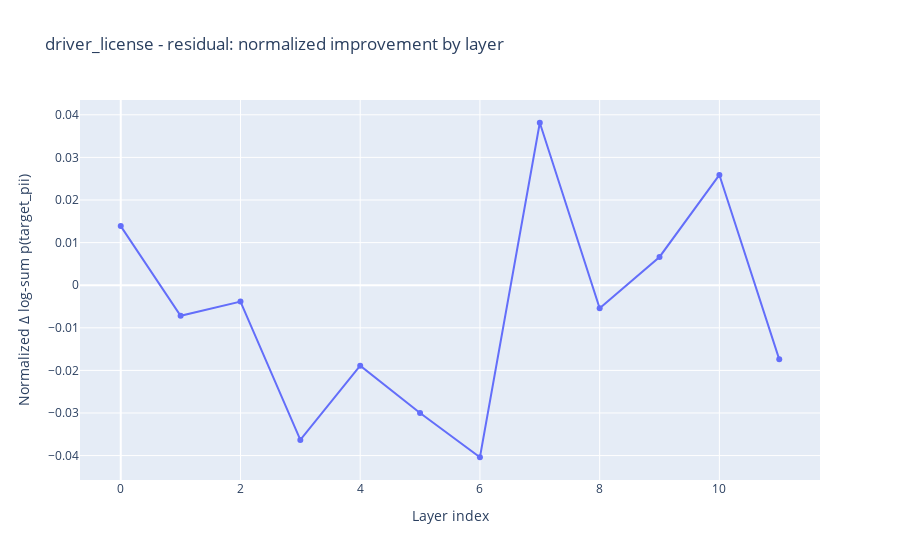
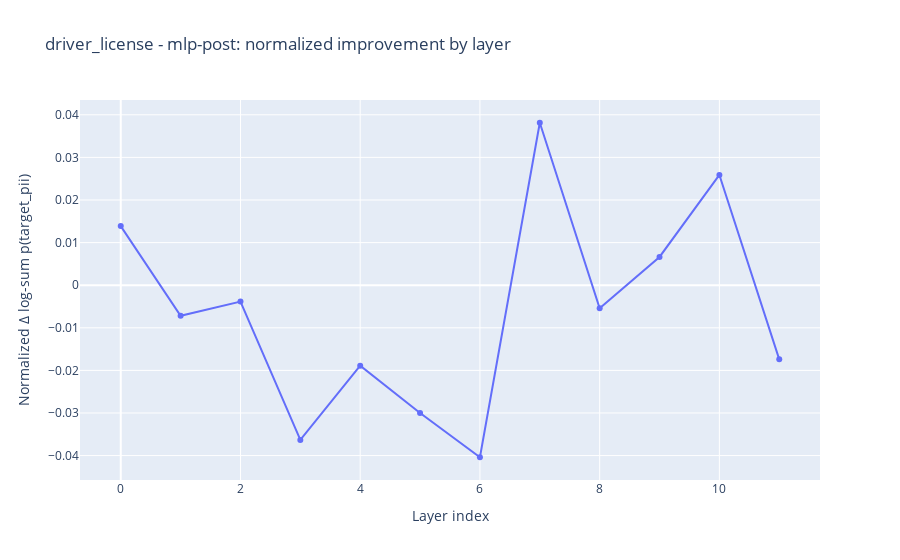
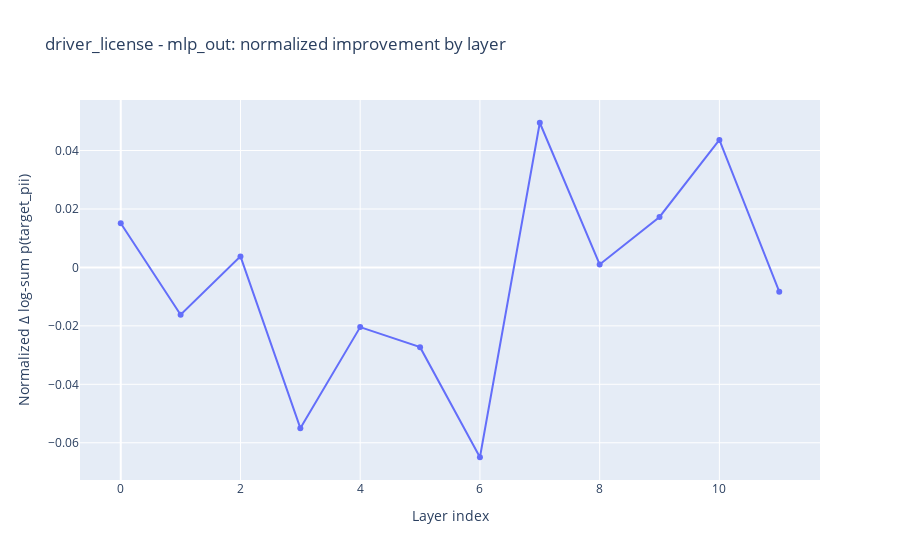
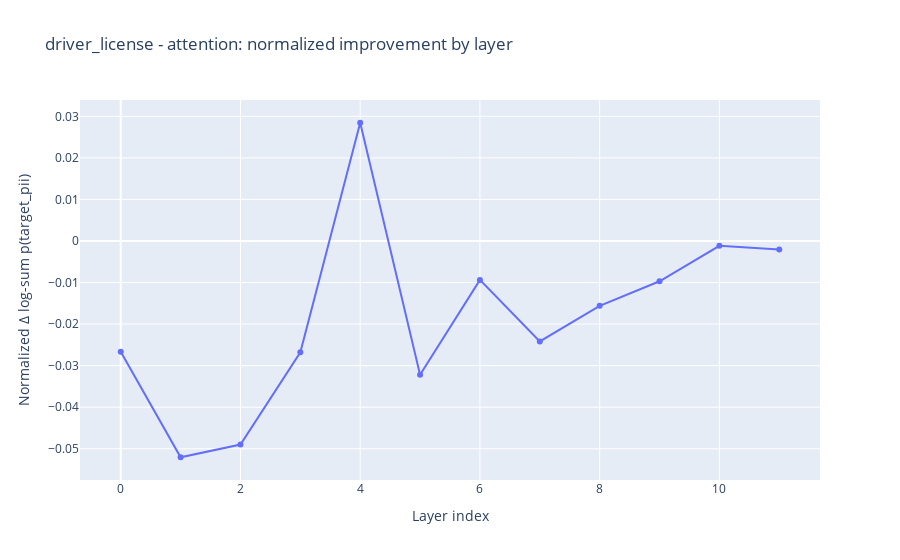

The notebook cell saved with these charts, in order:
### Code cell
import numpy as np
import plotly.express as px

for pii_type, comps in sweep_results_all_input_tokens_pos.items():
    for component, result in comps.items():
        layer_norm = result["layer_normalized_improvements"]  # shape [num_layers]
        num_layers = len(layer_norm)

        fig = px.line(
            x=np.arange(num_layers),
            y=layer_norm,
            markers=True,
            title=f"{pii_type} - {component}: normalized improvement by layer",
            labels={
                "x": "Layer index",
                "y": "Normalized Δ log-sum p(target_pii)",
            },
        )
        fig.show()
        os.makedirs(OUTPUT_DIR / f"all_input_tokens_pos", exist_ok=True)
        path = OUTPUT_DIR / f"all_input_tokens_pos" / f"{pii_type}_{component}_all_input_tokens_pos.png"
        fig.write_image(f"{pii_type}_{component}_all_input_tokens_pos.png")

### Figure 1 — Plotly figure (JSON) as saved in the notebook; plotly's stock layout.template omitted (floating-point values rounded to 4 significant figures)
{"data": [{"hovertemplate": "Layer index=%{x}<br>Normalized Δ log-sum p(target_pii)=%{y}<extra></extra>", "legendgroup": "", "line": {"color": "#636efa", "dash": "solid"}, "marker": {"symbol": "circle"}, "mode": "lines+markers", "name": "", "orientation": "v", "showlegend": false, "type": "scatter", "x": [0, 1, 2, 3, 4, 5, 6, 7, 8, 9, 10, 11], "xaxis": "x", "y": [0.01387, -0.007193, -0.00384, -0.03632, -0.01889, -0.02999, -0.04039, 0.03813, -0.005425, 0.006631, 0.02588, -0.01741], "yaxis": "y"}], "layout": {"legend": {"tracegroupgap": 0}, "title": {"text": "driver_license - residual: normalized improvement by layer"}, "xaxis": {"anchor": "y", "domain": [0, 1], "title": {"text": "Layer index"}}, "yaxis": {"anchor": "x", "domain": [0, 1], "title": {"text": "Normalized Δ log-sum p(target_pii)"}}}}

### Figure 2 — Plotly figure (JSON) as saved in the notebook; plotly's stock layout.template omitted (floating-point values rounded to 4 significant figures)
{"data": [{"hovertemplate": "Layer index=%{x}<br>Normalized Δ log-sum p(target_pii)=%{y}<extra></extra>", "legendgroup": "", "line": {"color": "#636efa", "dash": "solid"}, "marker": {"symbol": "circle"}, "mode": "lines+markers", "name": "", "orientation": "v", "showlegend": false, "type": "scatter", "x": [0, 1, 2, 3, 4, 5, 6, 7, 8, 9, 10, 11], "xaxis": "x", "y": [0.01387, -0.007193, -0.00384, -0.03632, -0.01889, -0.02999, -0.04039, 0.03813, -0.005425, 0.006631, 0.02588, -0.01741], "yaxis": "y"}], "layout": {"legend": {"tracegroupgap": 0}, "title": {"text": "driver_license - mlp-post: normalized improvement by layer"}, "xaxis": {"anchor": "y", "domain": [0, 1], "title": {"text": "Layer index"}}, "yaxis": {"anchor": "x", "domain": [0, 1], "title": {"text": "Normalized Δ log-sum p(target_pii)"}}}}

### Figure 3 — Plotly figure (JSON) as saved in the notebook; plotly's stock layout.template omitted (floating-point values rounded to 4 significant figures)
{"data": [{"hovertemplate": "Layer index=%{x}<br>Normalized Δ log-sum p(target_pii)=%{y}<extra></extra>", "legendgroup": "", "line": {"color": "#636efa", "dash": "solid"}, "marker": {"symbol": "circle"}, "mode": "lines+markers", "name": "", "orientation": "v", "showlegend": false, "type": "scatter", "x": [0, 1, 2, 3, 4, 5, 6, 7, 8, 9, 10, 11], "xaxis": "x", "y": [0.01509, -0.0162, 0.003774, -0.055, -0.02043, -0.02728, -0.06496, 0.0495, 0.001013, 0.01726, 0.04363, -0.008304], "yaxis": "y"}], "layout": {"legend": {"tracegroupgap": 0}, "title": {"text": "driver_license - mlp_out: normalized improvement by layer"}, "xaxis": {"anchor": "y", "domain": [0, 1], "title": {"text": "Layer index"}}, "yaxis": {"anchor": "x", "domain": [0, 1], "title": {"text": "Normalized Δ log-sum p(target_pii)"}}}}

### Figure 4 — Plotly figure (JSON) as saved in the notebook; plotly's stock layout.template omitted (floating-point values rounded to 4 significant figures)
{"data": [{"hovertemplate": "Layer index=%{x}<br>Normalized Δ log-sum p(target_pii)=%{y}<extra></extra>", "legendgroup": "", "line": {"color": "#636efa", "dash": "solid"}, "marker": {"symbol": "circle"}, "mode": "lines+markers", "name": "", "orientation": "v", "showlegend": false, "type": "scatter", "x": [0, 1, 2, 3, 4, 5, 6, 7, 8, 9, 10, 11], "xaxis": "x", "y": [-0.02665, -0.05204, -0.04897, -0.02679, 0.02845, -0.03221, -0.009366, -0.02417, -0.01561, -0.009693, -0.001163, -0.002071], "yaxis": "y"}], "layout": {"legend": {"tracegroupgap": 0}, "title": {"text": "driver_license - attention: normalized improvement by layer"}, "xaxis": {"anchor": "y", "domain": [0, 1], "title": {"text": "Layer index"}}, "yaxis": {"anchor": "x", "domain": [0, 1], "title": {"text": "Normalized Δ log-sum p(target_pii)"}}}}
